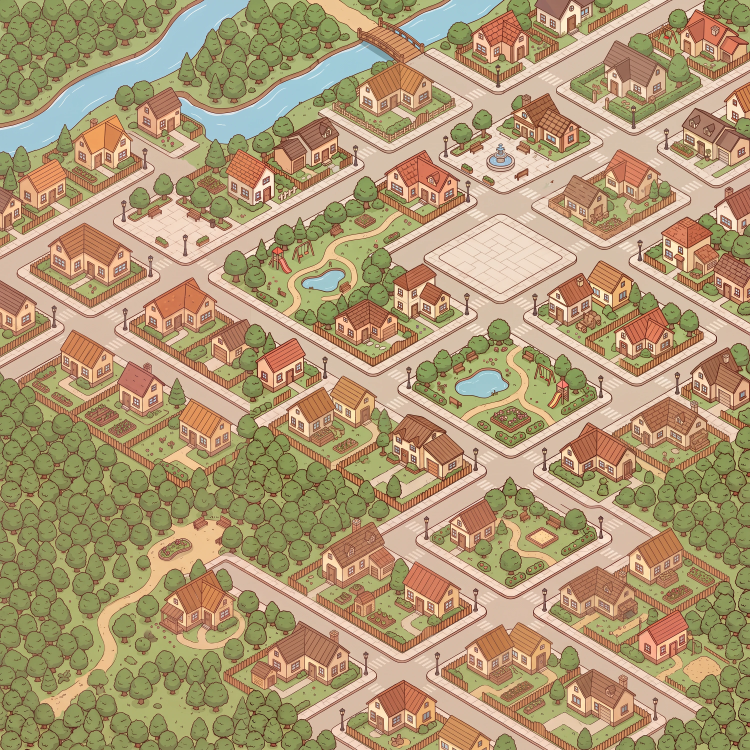
#> input picture design/town/town-map-3000.webp, 3000 x 3000 px, given in place of town-map-3000.png, which was not available (shown at 1/4 size)
$ python place.py out.png
#> lines starting #> are read from the running program, lines starting #| are printed output that depends on the picture
"""Раскладка ресторанов на карте 3000x3000: (x, y) — центр основания, w — ширина спрайта (px карты)."""
import sys
from PIL import Image
SPOTS = {
    'cheburek': (2000, 1035, 430),
    'pizza': (720, 905, 380),
    'sushi': (1590, 410, 360),
    'bakery': (2530, 410, 360),
    'burger': (1890, 2150, 360),
    'coffee': (1230, 2665, 370),
}
BASE = 0.28   # низ спрайта ниже центра основания на 0.28 * w

if __name__ == '__main__':
    m = Image.open('design/town/town-map-3000.png').convert('RGBA')
    for n, (x, y, w) in sorted(SPOTS.items(), key=lambda k: k[1][1]):
        s = Image.open(f'design/town/{n}.png')
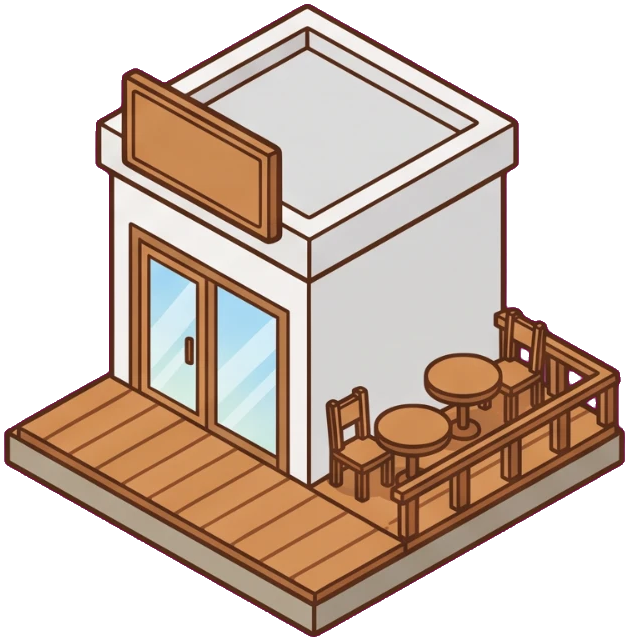
#> input picture design/town/coffee.png, 629 x 641 px, given in place of sushi.png, which was not available
#> s is the input picture: PIL image 629x641 RGBA; mean R, G, B, A 131.6, 105.7, 101.8, 150.8
        s = s.resize((w, round(s.height * w / s.width)), Image.LANCZOS)
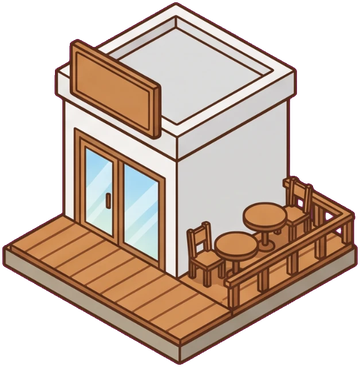
#> s: PIL image 360x367 RGBA; mean R, G, B, A 108, 89.5, 78, 150.8; transparent parts drawn white
        if n != 'cheburek':
            g = s.convert('LA').convert('RGBA'); g.putalpha(s.getchannel('A')); s = g
#> after `g = s.convert('LA').convert('RGBA')`:
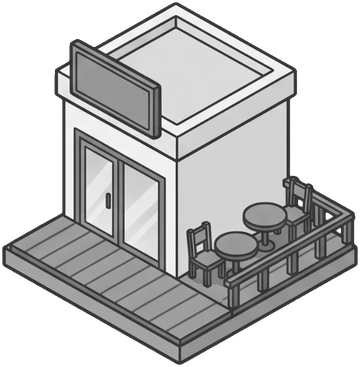
#> g: PIL image 360x367 RGBA; mean R, G, B, A 93.7, 93.7, 93.7, 150.8; transparent parts drawn white
        m.alpha_composite(s, (x - w // 2, round(y + BASE * w) - s.height))
#> pass 2 of the loop `for n, (x, y, w) in sorted(SPOTS.items(), key=lambda k: k[1][1]):`:
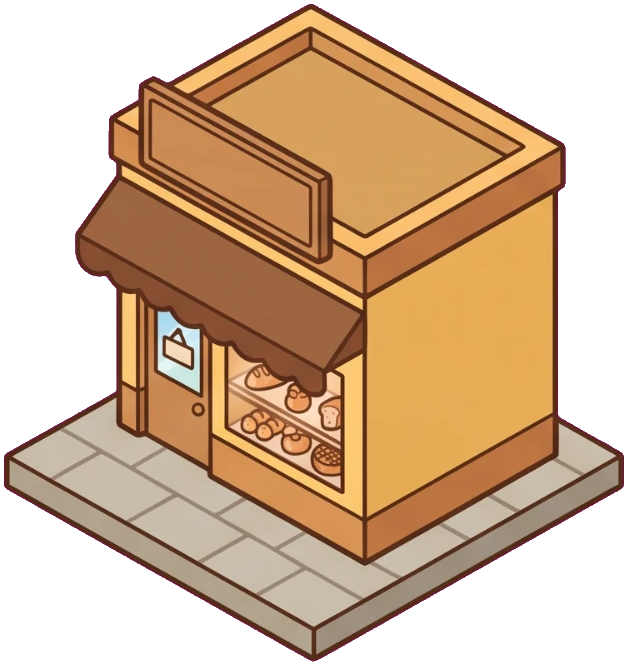
#> input picture design/town/bakery.png, 628 x 666 px, found by its file name
#> s is the input picture: PIL image 628x666 RGBA; mean R, G, B, A 137.1, 99.7, 78.7, 155.7
#> s: PIL image 360x382 RGBA
#> `g = s.convert('LA').convert('RGBA')`:
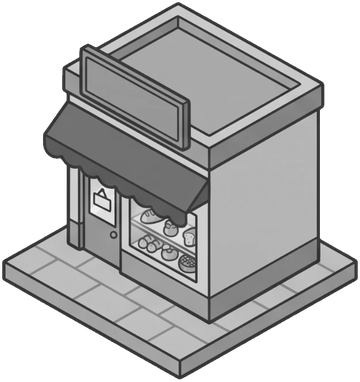
#> g: PIL image 360x382 RGBA; mean R, G, B, A 90, 90, 90, 155.7; transparent parts drawn white
#> `m.alpha_composite(s, (x - w // 2, round(y + BASE * w) - s.height))`:
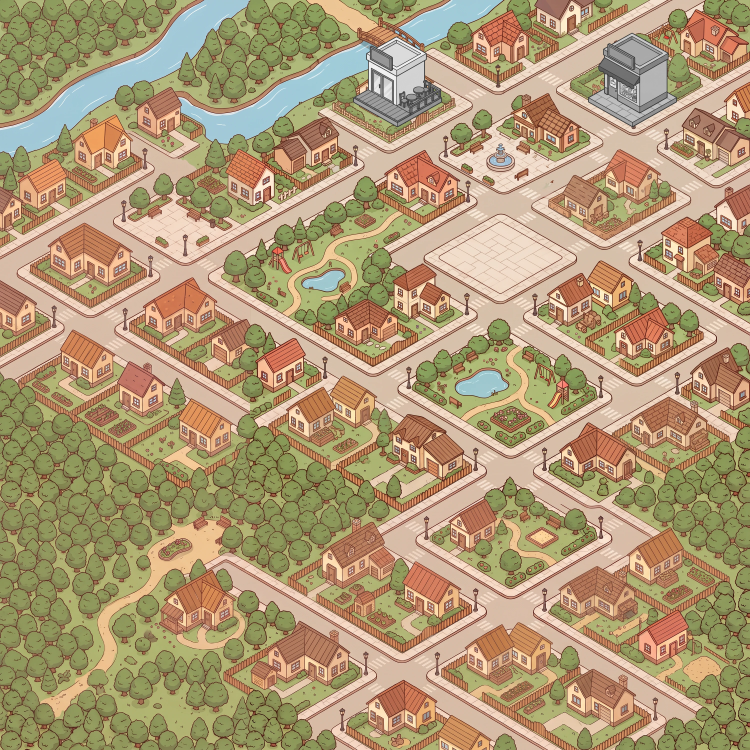
#> m: PIL image 3000x3000 RGBA (shown at 1/4 size); mean R, G, B, A 175.7, 154.4, 118, 255
#> pass 3 of the loop `for n, (x, y, w) in sorted(SPOTS.items(), key=lambda k: k[1][1]):`:
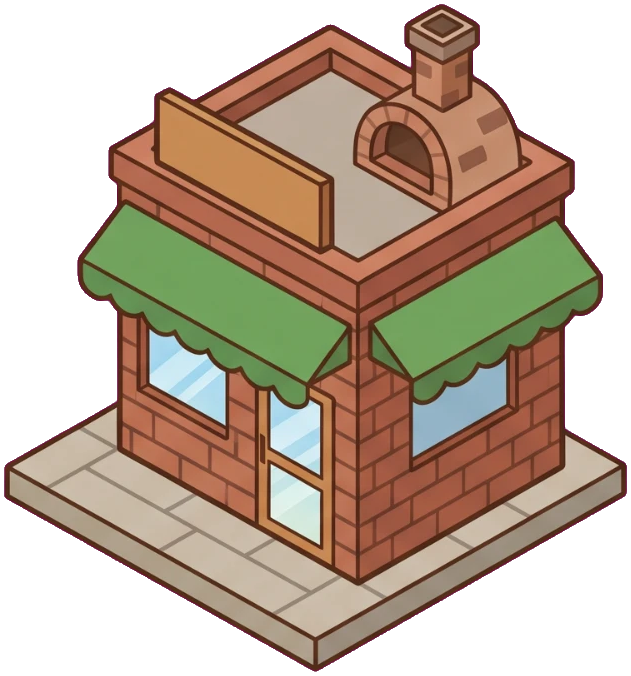
#> input picture design/town/pizza.png, 631 x 676 px, found by its file name
#> s is the input picture: PIL image 631x676 RGBA; mean R, G, B, A 116.7, 91.2, 81.7, 156.1
#> s: PIL image 380x407 RGBA
#> `g = s.convert('LA').convert('RGBA')`:
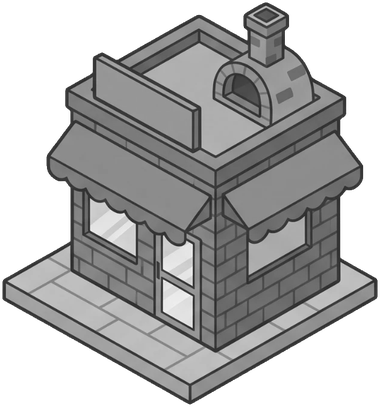
#> g: PIL image 380x407 RGBA; mean R, G, B, A 79.3, 79.3, 79.3, 156.1; transparent parts drawn white
#> `m.alpha_composite(s, (x - w // 2, round(y + BASE * w) - s.height))`:
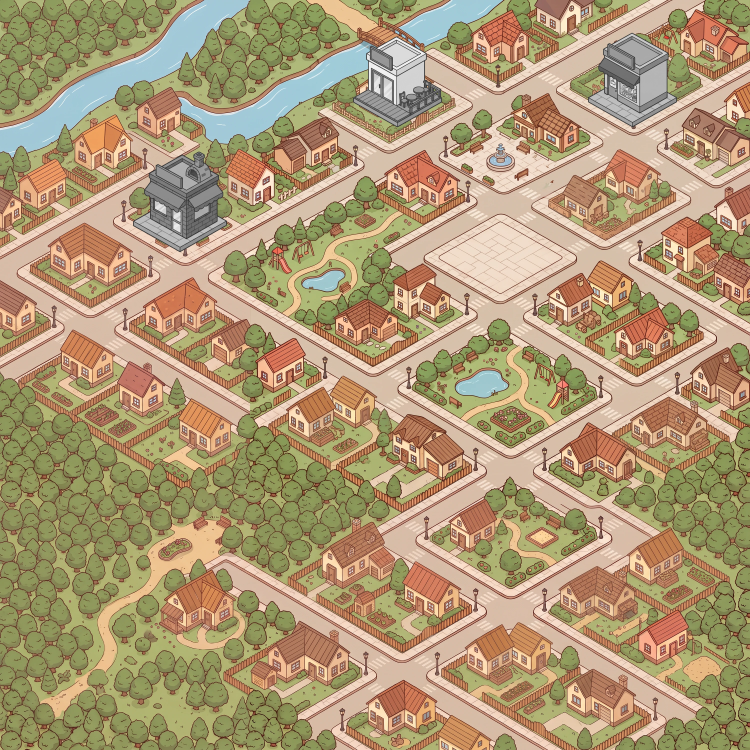
#> m: PIL image 3000x3000 RGBA (shown at 1/4 size); mean R, G, B, A 175.1, 154, 117.9, 255
#> the loop made 6 passes; the first 3 are shown
    m.convert('RGB').resize((1500, 1500)).save(sys.argv[1], quality=85)
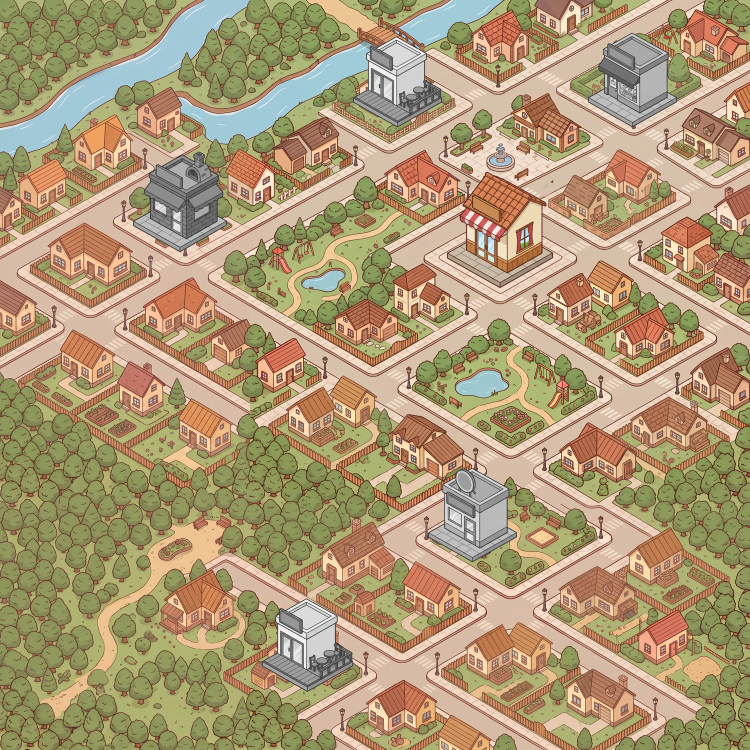
#> saved as out.png: PIL image 1500x1500 RGB (shown at 1/2 size); mean R, G, B 174, 153.3, 117.7
